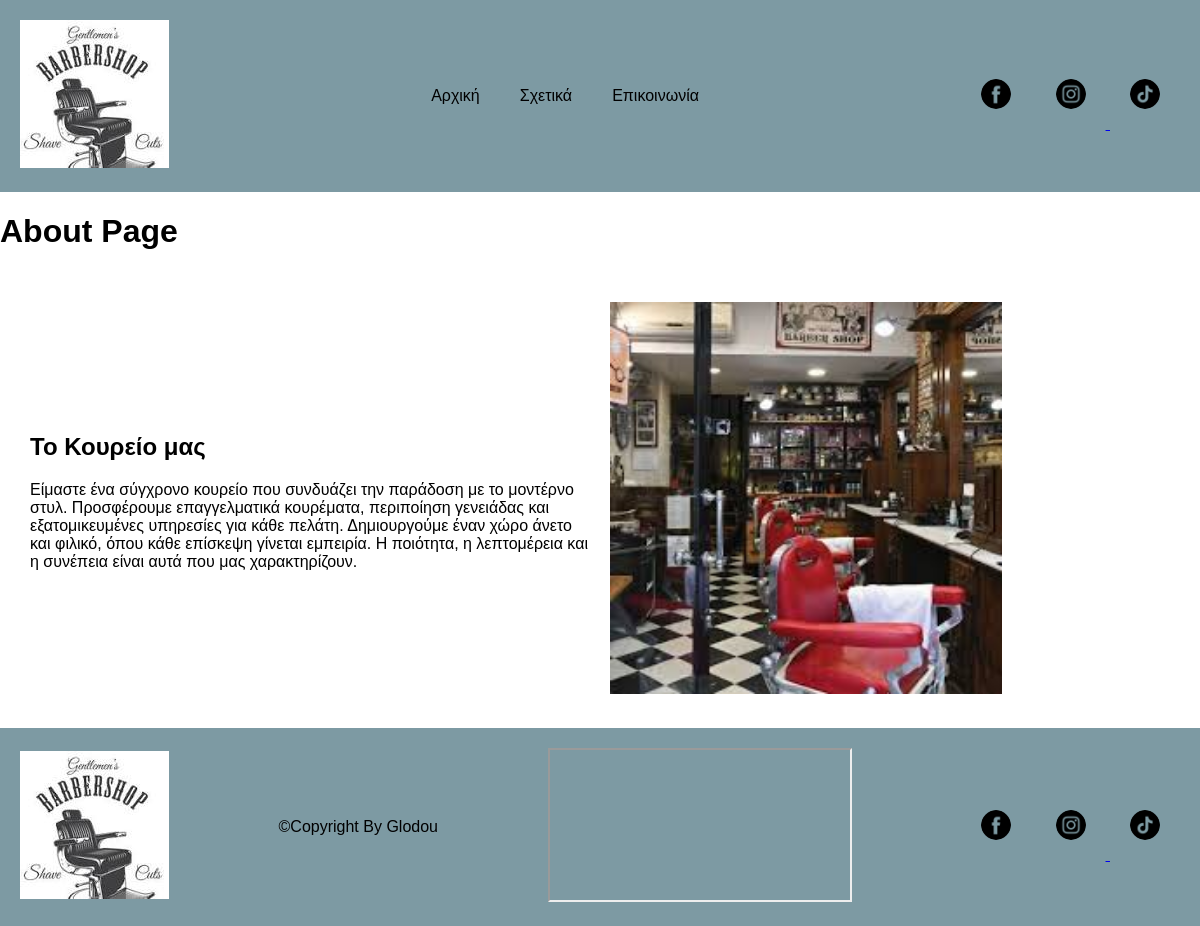
Page /about.php on the committed database.
### tables this page shows
CREATE TABLE `about` (
  `about_id` int(11) NOT NULL,
  `title` varchar(255) DEFAULT NULL,
  `content` text DEFAULT NULL
);

### about.php (the view, shortened to what this page needs)
<?php
include_once 'includes/header.php';
include 'db/config.php';
?>
<div class="main">
        <h1>About Page</h1>
</div >
<div class="about-container">
    <?php
$ab="SELECT* FROM about ORDER BY about_id DESC LIMIT 1";
$res=mysqli_query($conn,$ab);
$row=mysqli_fetch_assoc($res);
    ?>
    <div class="col">
    <h2><?php echo $row['title']; ?></h2>
    <p><?php echo $row['content']; ?></p>
    </div>
    <div class="col">
        <img src="images/barber.jpg" width="70%">
    </div>
</div>
<?php include_once 'includes/footer.php'; ?>

### css/style.css (style rules this page uses)
body { font-family: Arial, Helvetica, sans-serif; margin: 0; }
.about-container { display: flex; padding: 30px; gap: 20px; align-items: center; }
.col { flex: 1; }

### rows in the picture
about: title "Το Κουρείο μας", content "Είμαστε ένα σύγχρονο κουρείο που συνδυάζει την παράδοση με το μοντέρνο στυλ. Προσφέρουμε επαγγελματικά κουρέματα, περιποίηση γενειάδας και εξατομικευμένες υπηρεσίες για κάθε πελάτη. Δημιουργούμε έναν χώρο άνετο και φιλικό, όπου κάθε επίσκεψη γίνεται εμπειρία. Η ποιότητα, η λεπτομέρεια και η συνέπεια είναι αυτά που μας χαρακτηρίζουν."
